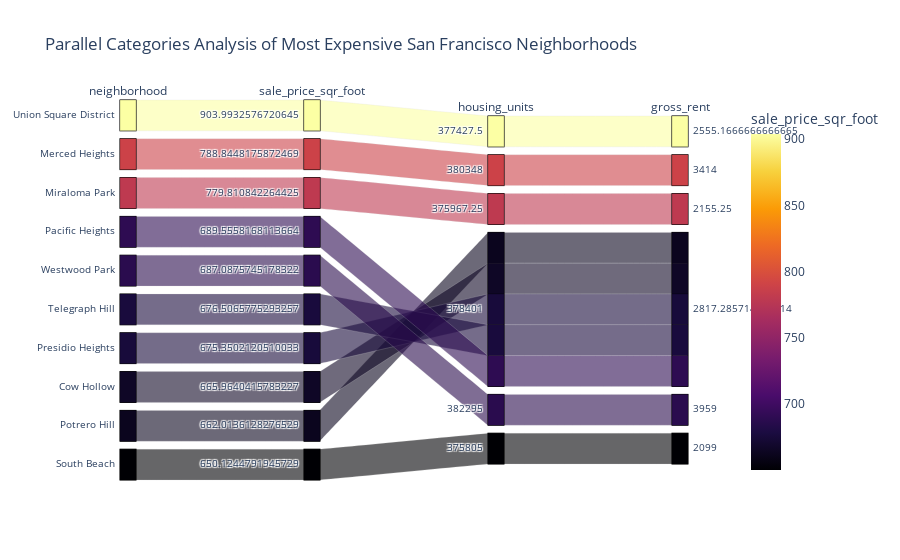

Notebook cell for this chart:
### Markdown cell above
### Create a parallel coordinates plot and parallel categories plot of most expensive neighborhoods in San Francisco per year

### Code cell
# Parallel Categories Plot
# YOUR CODE HERE!

px.parallel_categories(
    top_ten,
    color="sale_price_sqr_foot",
    color_continuous_scale=px.colors.sequential.Inferno,
    title="Parallel Categories Analysis of Most Expensive San Francisco Neighborhoods"
)

### Figure 1 — Plotly figure (JSON) as saved in the notebook; plotly's stock layout.template omitted (floating-point values rounded to 4 significant figures)
{"data": [{"dimensions": [{"label": "neighborhood", "values": ["Union Square District", "Merced Heights", "Miraloma Park", "Pacific Heights", "Westwood Park", "Telegraph Hill", "Presidio Heights", "Cow Hollow", "Potrero Hill", "South Beach"]}, {"label": "sale_price_sqr_foot", "values": [904.0, 788.8, 779.8, 689.6, 687.1, 676.5, 675.4, 666.0, 662.0, 650.1]}, {"label": "housing_units", "values": [377400.0, 380348, 376000.0, 378401, 382295, 378401, 378401, 378401, 378401, 375805]}, {"label": "gross_rent", "values": [2555.0, 3414, 2155.0, 2817.0, 3959, 2817.0, 2817.0, 2817.0, 2817.0, 2099]}], "domain": {"x": [0, 1], "y": [0, 1]}, "line": {"color": [904.0, 788.8, 779.8, 689.6, 687.1, 676.5, 675.4, 666.0, 662.0, 650.1], "coloraxis": "coloraxis"}, "name": "", "type": "parcats"}], "layout": {"autosize": true, "coloraxis": {"colorbar": {"title": {"text": "sale_price_sqr_foot"}}, "colorscale": [[0, "#000004"], [0.1111, "#1b0c41"], [0.2222, "#4a0c6b"], [0.3333, "#781c6d"], [0.4444, "#a52c60"], [0.5556, "#cf4446"], [0.6667, "#ed6925"], [0.7778, "#fb9b06"], [0.8889, "#f7d13d"], [1, "#fcffa4"]]}, "legend": {"tracegroupgap": 0}, "title": {"text": "Parallel Categories Analysis of Most Expensive San Francisco Neighborhoods"}}}
